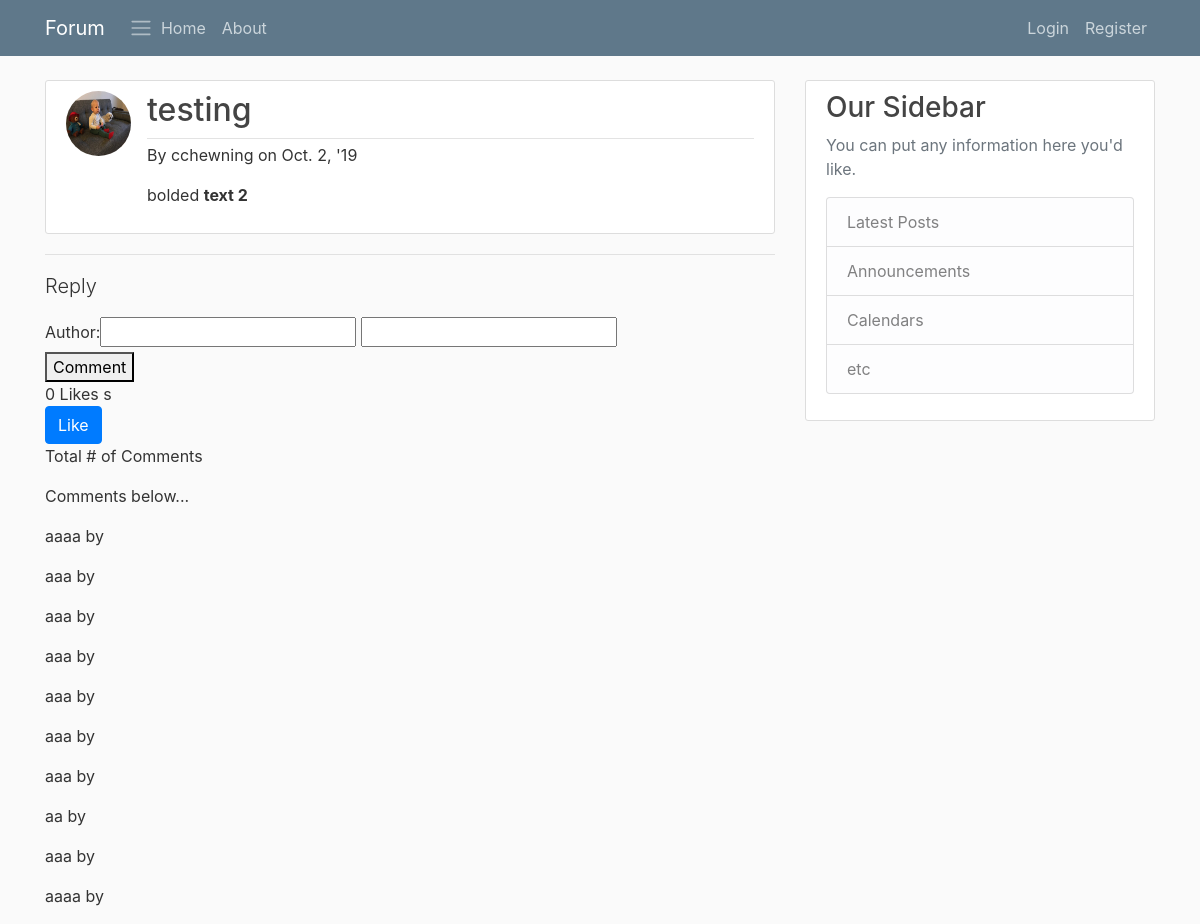
/forum/post/17/, run on an earlier commit of the app's database.
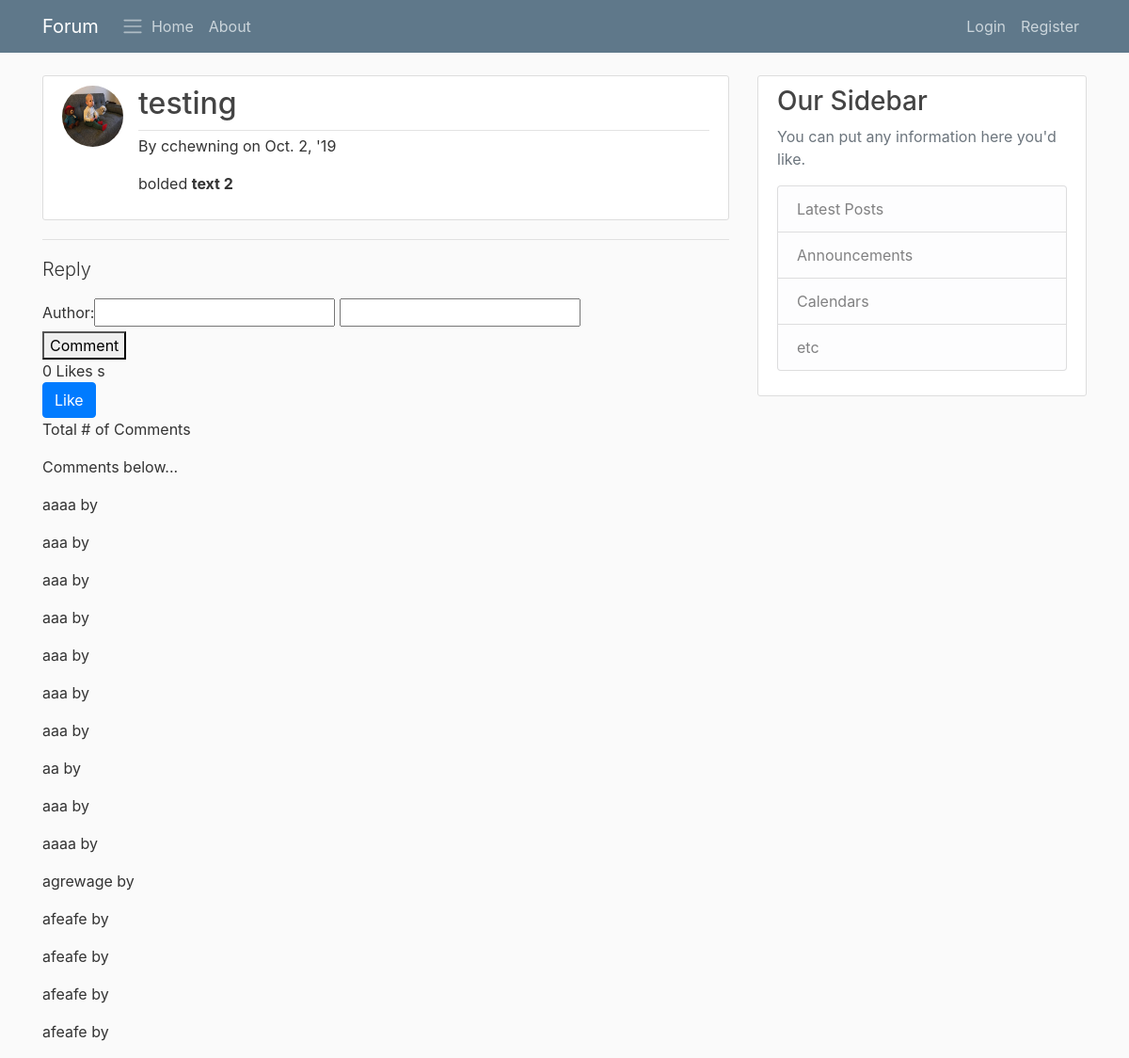
And on a later commit of the database.
### forum/models.py (models this page shows, shortened)
class Comment(models.Model):
    post = models.ForeignKey(Post, related_name='comments', on_delete=models.PROTECT)
    author = models.CharField(max_length=200)
    email = models.EmailField(default='chewning.cl@gmail.com')
    content = models.TextField()
    date_posted = models.DateTimeField(auto_now=True)
    approved = models.BooleanField(default=True)

### forum/views.py (the view, shortened to what this page needs)
# urls.py: path('post/<int:pk>/', views.postdetail, name='post-detail'),
def postdetail(request, pk):
    comment_form = CommentCreate()
    post = Post.objects.get(pk=pk)
    already_liked = False
    if post.vote.filter(pk=request.user.pk).exists():
        already_liked = True
    def form_valid(self, form):
        form.instance.post = post
        return super().form_valid(form)
    context = {
        'post': post,
        'comment_form' : comment_form,
        'already_liked': already_liked,
        'total_likes': post.total_likes(),
		}
    return render(request, "forum/post_detail.html", context)
    def form_valid(self, form):
        form.instance.author = self.request.user
        return super().form_valid(form)

### forum/forms.py
class CommentCreate(forms.ModelForm):
    content = forms.CharField( label='')
    class Meta:
        model = Comment
        fields = ['author', 'content']
        widgets = {
            'content': forms.CharField(widget=FroalaEditor)
        }

### forum/models.py (called while the page is built)
    def total_likes(self):
        return self.vote.count()

### forum/templates/forum/post_detail.html (shortened to what this page needs)
{% extends "forum/base.html" %}
{% load crispy_forms_tags %}
{% load static %}
{% block content %}
<head>
</head>
    <article class="media content-section">
        <img class="rounded-circle article-img" src="{{ post.author.profile.image.url }}">
        <div class="media-body">
                <div class="article-metadata">
            <h2 class="article-title">{{ post.title }} </h2>
        </div>
        <p>By {{ post.author }} on {{ post.date_posted|date:"N j, 'y"}}</p>
        {{ post.content|safe }}
    </div>
    </article>
        <hr/>
        <p class='lead'>Reply</p>
        <form method="POST" action=".">
            {{ comment_form }}
            <br/>
            <button btn btn-outline-info type="submit" value="Post comment">Comment</button>
        </form>
        {{ total_likes }} Likes {{ total_likes|pluralize}}
        <form action="{% url 'upvote' post.id %}"  method="post">
                {% if already_liked %}
                    <button type="submit" name="post_id" value='{{ post.id }}' class='btn btn-danger' />Unlike</button>
                {% else %}
                    <button type="submit" name="post_id" value='{{ post.id }}' class="btn btn-primary" />Like</button>
                {% endif %}
            </form>
            <p>Total # of Comments {{ comment.count }}</p>
            <p>Comments below...</p>
            {% for comment in post.comments.all %}
            <p> {{ comment.content }} by {{ comment.author }}</p>
            {% endfor %}
{% endblock content %}

What changed in the data, as far as the page shows it:
added Comment: content "agrewage"
added Comment: content "afeafe"
added Comment: content "afeafe"
added Comment: content "afeafe"
added Comment: content "afeafe"
